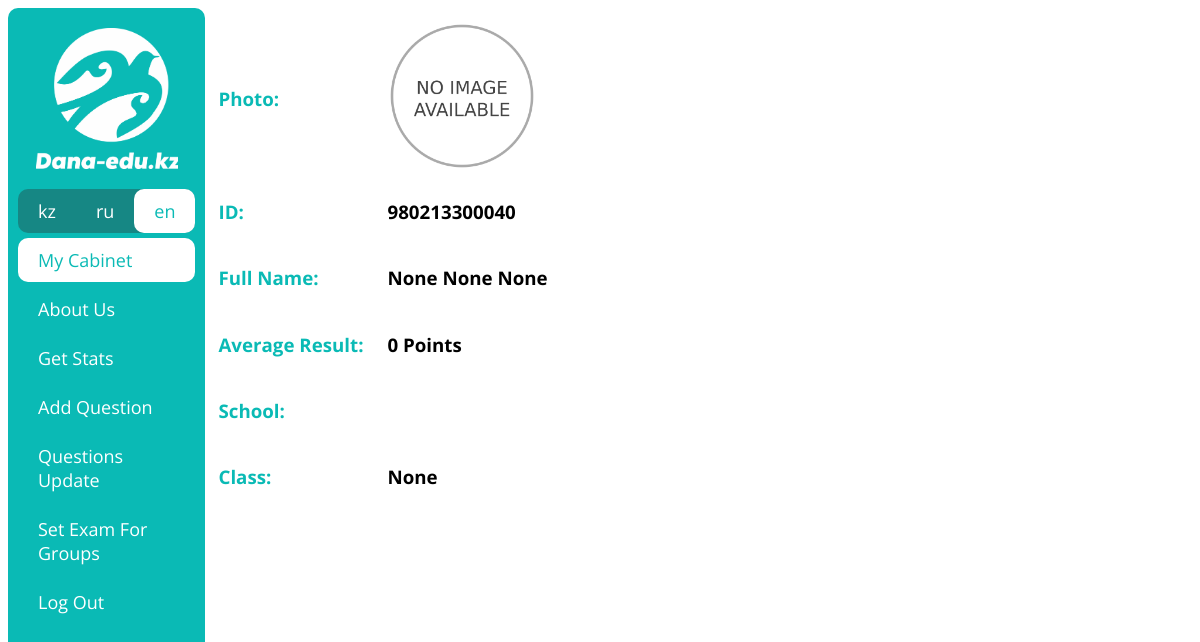
Page /en/cabinet (signed in) on the earlier database version.
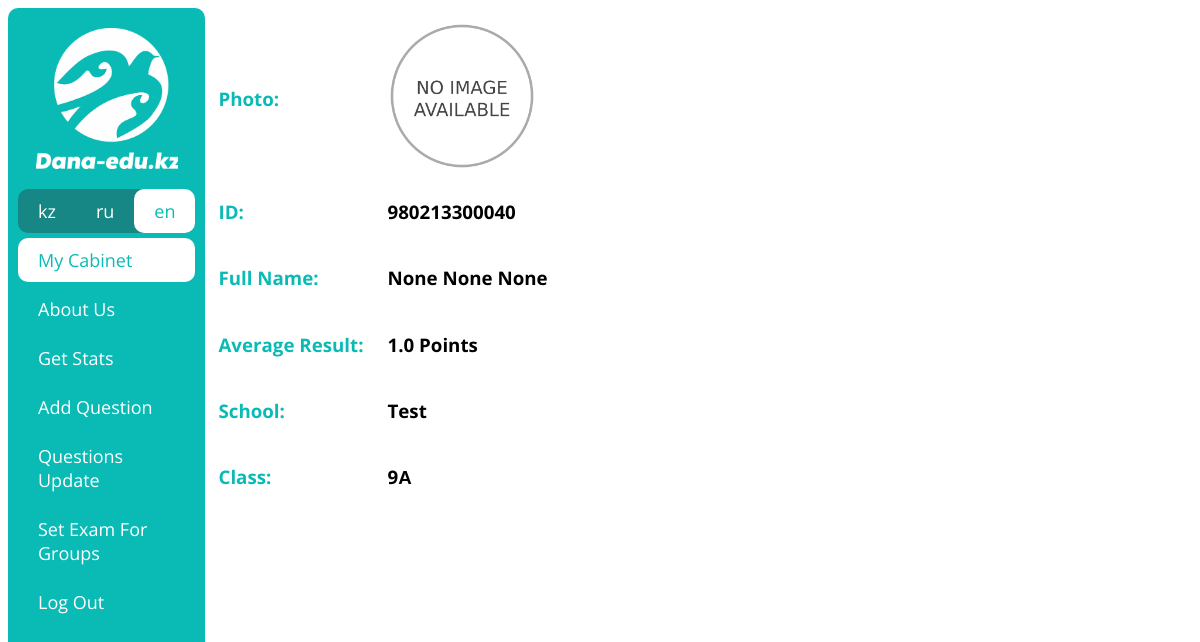
Same page on the later database version.
### examapp/models.py (models this page shows, shortened)
class CustomUser(AbstractBaseUser, PermissionsMixin):
    iin = models.CharField(max_length=12, validators=[MinLengthValidator(12)], unique=True)
    surname = models.CharField(max_length=150, null=True, blank=True)
    name = models.CharField(max_length=150, null=True, blank=True)
    patronymic = models.CharField(max_length=150, null=True, blank=True)
    photo = models.ImageField(upload_to='users/', null=True, blank=True)
    phone = PhoneNumberField(unique=True)
    group = models.ForeignKey('Group', on_delete=models.CASCADE, null=True, blank=True)
    type = models.CharField(max_length=20, choices=getUserTypeChoices())
    birth_date = models.DateField()
    is_staff = models.BooleanField(default=False)
    is_superuser = models.BooleanField(default=False)
    is_active = models.BooleanField(default=True)
    last_login = models.DateTimeField(null=True, blank=True)
    date_joined = models.DateTimeField(auto_now_add=True)
    USERNAME_FIELD = 'iin'
    REQUIRED_FIELDS = []
    objects = CustomUserManager()
    class Meta:
        verbose_name = 'User'
        verbose_name_plural = 'Users'

class Group(models.Model):
    number = models.SmallIntegerField(choices=getNumberChoices())
    literal = models.CharField(choices=getLiteralChoices(), max_length=1)
    school = models.ForeignKey('School', on_delete=models.CASCADE)
    def __str__(self):
        return str(self.number) + str(self.literal)

class School(models.Model):
    name = models.CharField(max_length=100)
    address = models.TextField()
    staff = models.ManyToManyField('CustomUser', related_name='staff')
    director = models.OneToOneField('CustomUser', on_delete=models.CASCADE, related_name='director')
    area = models.ForeignKey('Area', on_delete=models.CASCADE)
    def __str__(self):
        return self.name

### examapp/views.py (the view)
# urls.py: path('cabinet', userCabinetView, name='cabinet_url'),
@login_required(login_url='login_url')
def userCabinetView(request):
    context = {'urls': getUserUrls(request.user)}
    avg = getUserAvg(request.user)
    context['avg'] = avg
    return render(request, 'cabinet_page.html', context)

### examapp/functions.py (called while the page is built)
def getUserUrls(user) -> []:
    urls = [
        {'text': _('My Cabinet'), 'url': 'cabinet_url'},
        {'text': _('About Us'), 'url': 'about_us_url'}
    ]
    if user.type == 'PU':
        urls.append({'text': _('Init Exam'), 'url': 'exam_init_url'})
        urls.append({'text': _('Exam Results'), 'url': 'exam_results_url'})
    if user.type == 'MO':
        urls.append({'text': _('Get Stats'), 'url': 'get_stats_url'})
        urls.append({'text': _('Add Question'), 'url': 'add_questions_init_url'})
        urls.append({'text': _('Questions Update'), 'url': 'questions_update_url'})
        urls.append({'text': _('Set Exam For Groups'), 'url': 'set_exam_for_groups_url'})
    urls.append({'text': _('Log Out'), 'url': 'logout_url'})
    return urls

def getUserAvg(user):
    from .models import Result
    avg = 0
    results = Result.objects.filter(user=user)
    if results:
        for result in results:
            avg += result.points
        return round(avg / len(results), 2)
    else:
        return 0

### templates/cabinet_page.html
{% extends 'base.html' %}
{% load static %}
{% load i18n %}
{% block content %}
    <div align="left">
        <table style="border: none;">
            <tr>
                <td align="left"><h3 style="color: #0ABAB5;">{% trans 'Photo:' %} </h3></td>
                <td>
                    {% if user.photo %}
                        <img class="user_photo" src="{{ user.photo.url }}">
                    {% else %}
                        <img class="user_photo" src="{% static 'images/no_image.webp' %}">
                    {% endif %}
                </td>
            </tr>
            <tr>
                <td align="left"><h3 style="color: #0ABAB5;">{% trans 'IIN:' %} </h3></td>
                <td><h3 style="margin-left: 20px;">{{ user.iin }}</h3></td>
            </tr>
            <tr>
                <td align="left"><h3 style="color: #0ABAB5;">{% trans 'FIO:' %}</h3></td>
                <td><h3 style="margin-left: 20px;">{{ user.surname }} {{ user.name }} {{ user.patronymic }}</h3></td>
            </tr>
            <tr>
                <td align="left"><h3 style="color: #0ABAB5;">{% trans 'Average:' %}</h3></td>
                <td><h3 style="margin-left: 20px;">{{ avg }} {% trans 'Points' %}</h3></td>
            </tr>
            <tr>
                <td align="left"><h3 style="color: #0ABAB5;">{% trans 'School:' %}</h3></td>
                <td><h3 style="margin-left: 20px;">{{ user.group.school }}</h3></td>
            </tr>
            <tr>
                <td align="left"><h3 style="color: #0ABAB5;">{% trans 'Class:' %}</h3></td>
                <td><h3 style="margin-left: 20px;">{{ user.group }}</h3></td>
            </tr>
        </table>
    </div>
{% endblock content %}

Differences in the rows shown:
changed CustomUser "None": group.school (not shown) → "Test"; group "None" → "9А"
Other differences:
{{ avg }}: "0" → "1.0"
